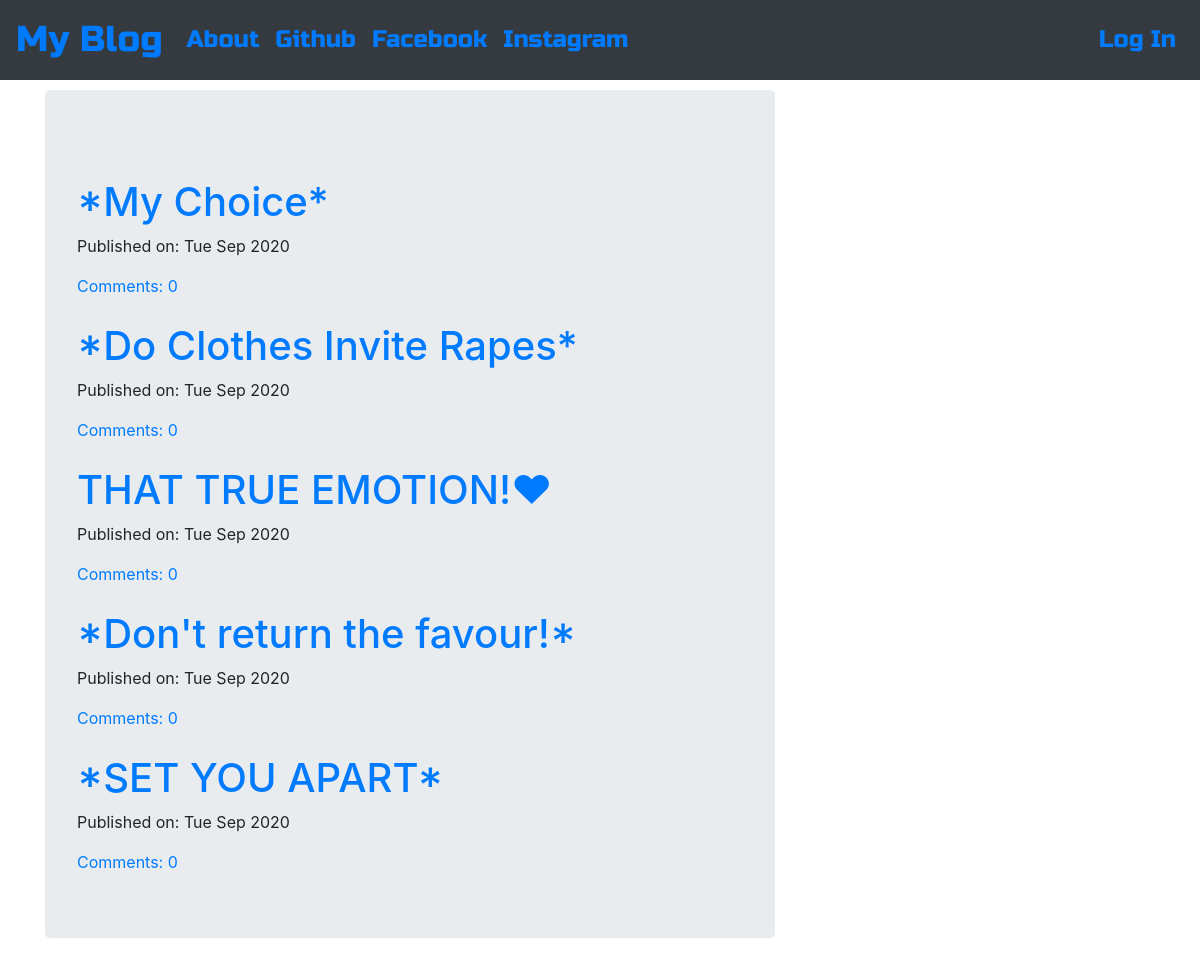
The page / on the database its author committed.
### blog/models.py (models this page shows, shortened)
class Post(models.Model):
    author = models.ForeignKey('auth.User',on_delete=models.CASCADE)
    title = models.CharField(max_length=200)
    text = models.TextField()
    created_date = models.DateTimeField(default=timezone.now)
    published_date = models.DateTimeField(blank=True, null=True)
    def approve_comments(self):
        return self.comments.filter(approved_comment=True)

### blog/views.py (the view)
# urls.py: path('',views.PostListView.as_view(),name='post_list'),
class PostListView(ListView):
    model = Post
    def get_queryset(self):
        return Post.objects.filter(published_date__lte=timezone.now()).order_by('-published_date')

### blog/templates/blog/post_list.html
{% extends 'blog/base.html' %}
{% block content %}
<div class="centerstage">
    {% for post in post_list %}
    <br>
        <div class="post">
            <h1><a href="{% url 'post_detail' pk=post.pk %}">{{ post.title }}</a></h1>
            <div class="date">
                <p>Published on: {{ post.published_date|date:"D M Y"}}</p>
            </div>
            <a href="{% url 'post_detail' pk=post.pk %}">Comments: {{ post.approve_comments.count }}</a>
        </div>
    {% endfor %}
</div>
{% endblock %}

### blog/templates/blog/base.html (shortened to what this page needs)
<!DOCTYPE html>
{% load static %}
<html>
  <head>
    <link rel="stylesheet" href="https://stackpath.bootstrapcdn.com/bootstrap/4.5.2/css/bootstrap.min.css">
    <link rel="stylesheet" href="https://cdnjs.cloudflare.com/ajax/libs/font-awesome/4.7.0/css/font-awesome.min.css">
    <link rel="stylesheet" href="//cdn.jsdelivr.net/medium-editor/latest/css/medium-editor.min.css" type="text/css" media="screen" charset="utf-8">
    <link rel="stylesheet" href="{% static 'css/blog.css' %}">
  </head>
  <body class='loader'>
    <nav class="navbar navbar-expand-lg bg-dark  techfont" style= "background-color: #e3f2fd;">
    <a class="navbar-brand bigbrand" href="{% url 'post_list' %}">My Blog</a>
      <div class="collapse navbar-collapse" id="bs-example-navbar-collapse-1">
        <div class="navbar-nav">
          <a class="nav-item nav-link" href="{% url 'about' %}">About</a>
          <a class="nav-item nav-link" href="https://www.github.com/trivedisatvik">Github</a>
          <a class="nav-item nav-link" href="https://www.fb.com/satvik.trivedi.7">Facebook</a>
          <a class="nav-item nav-link" href="https://www.instagram.com/trivedisatvik/">Instagram</a>
        </div>
        <div class="navbar-nav align-items-center ml-auto">
          {% if user.is_authenticated %}
            <a class="nav-item nav-link" href="{% url 'post_new' %}">New Post</a>
            <a class="nav-item nav-link" href="{% url 'post_draft_list' %}">Drafts</a>
            <a class="nav-item nav-link" href="{% url 'post_list' %}">Log out</a>
            <a class="namee">Welcome: {{ user.username }}</a>
          {% else %}
            <a class="nav-item nav-link" href="{% url 'login' %}">
              Log In</a>
          {% endif %}
        </div>
      </div>
    </nav>
          <div class="content container">
              <div class="row">
                  <div class="col-md-8">
                    <div class="blog_posts">
                      <div class="jumbotron">
                        {% block content %}
                        {% endblock %}
                      </div>
                    </div>
                  </div>
              </div>
          </div>
  </body>
</html>

### blog/static/css/blog.css (style rules this page uses)
.techfont { font-family: 'Russo One', sans-serif; font-size: 1.5em; margin-bottom: 10px; }
.centerstage { margin-left: auto; margin-right: auto; }
.bigbrand { font-size: 1.5em; }
.loader { filter:hue-rotate(0deg); color: linear-gradient(45deg,#0f8,#08f); animation:hue 5000ms infinite linear; }

### rows shown on the page
Post: title "*My Choice*", published_date "Tue Sep 2020", approve_comments.count "0"
Post: title "*Do Clothes Invite Rapes*", published_date "Tue Sep 2020", approve_comments.count "0"
Post: title "THAT TRUE EMOTION!❤", published_date "Tue Sep 2020", approve_comments.count "0"
Post: title "*Don't return the favour!*", published_date "Tue Sep 2020", approve_comments.count "0"
Post: title "*SET YOU APART*", published_date "Tue Sep 2020", approve_comments.count "0"
